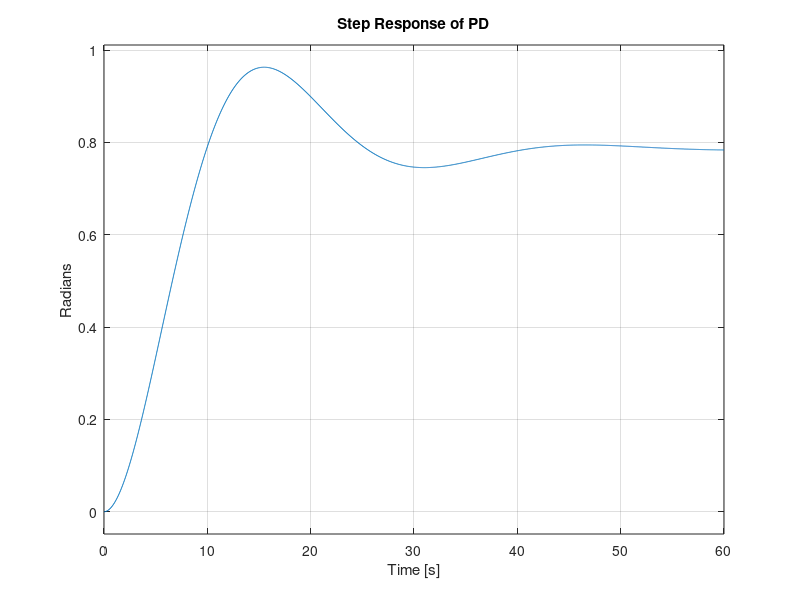

Write the MATLAB code that produced this figure. (Note: this script raises an error after producing the figure.)
R_m = 10;               % Motor Resistance (Ohm)
K_a = 0.2;              % Motor Torque Constant (Nm / A)
K_b  = 0.009549;        % Back EMF Constant (V / (rad / s))
K_f = 0.047746;         % Rotational Friction Coefficient (Nm / (rad / s)) 
N = 2;                  % Gear Ratio

La = 0;                 %Negligible motor inductance

J_r = 0.001;            % Motor Rotor Moment of Inertia (kg / m^2)
J_p = 1;                % Solar Panel Moment of Inertia (kg / m^2)
J = J_r + (J_p/N^2);          % Total Moment of Inertia (kg / m^2)

Ts = 0.01; %Seconds
K_s = 1.273; %sensor Gain Converts rads to Amps
K_p = 4; %Power Amplifier gain
%This assumes that at 90deg off from optimal that we get a 2A difference

%{
Arduino Uno Rev3 has a 16MHz clock
so 62ns per tick and you need two ticks for each ....
This gives us plenty of room to not threaten the clock
%}

s = tf('s');
z = tf('z',Ts);
%MOTOR CIRCUIT

mot_circ = 1/(La*s + R_m);
%MOTOR DYNAMICS
mot_dyn = 1/(J*s+K_f);
%Continuous Motor assembly
Gspeed = feedback(mot_circ*K_a*mot_dyn,K_b); %back emf simplified
Gpos = Gspeed*(1/N)*(1/s); 
%digital Motor
Gz = c2d(Gpos, Ts, 'zoh');    %digital plant for digital controller design
%effectively does what the Ardunio does for us.
fprintf('DIGITIZED MOTOR MODEL')
[~, denGz] = tfdata(Gz,'v');
rootsGz = roots(denGz);
disp('Roots of the denominator of Gz:')
disp(rootsGz)

%PID

z_z = 0.7;
z_p = 0.1;
K = 0.74258;

Cz = K*((z-z_z)/(z-z_p));
OL = Cz*Gz*K_p ;


PID_cltf = feedback(OL,K_s);

[~, denPID_cltf] = tfdata(PID_cltf,'v');
rootsPID_cltf = roots(denPID_cltf);
disp('Roots of the denominator of PID_cltf:')
disp(rootsPID_cltf)

%PLOTING FOR PID PERFORMANCE/STABILITY
t = 0:Ts:60; % 5 seconds of performance data

figure (1)
clf
step(PID_cltf,t)
title('Step Response of PD')
ylabel('Radians')
grid on
fprintf('PERFORMANCE DATA OF PID')
stepinfo(PID_cltf)

figure(2)
clf
margin(OL)
title('Phase Margin detection for PD control')
